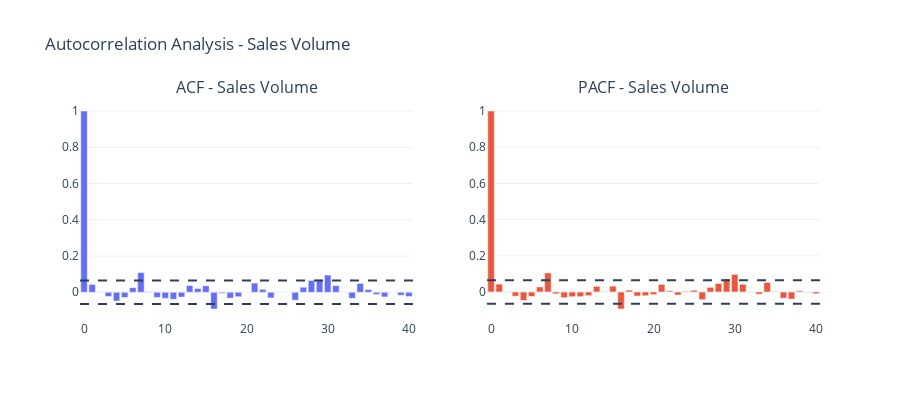
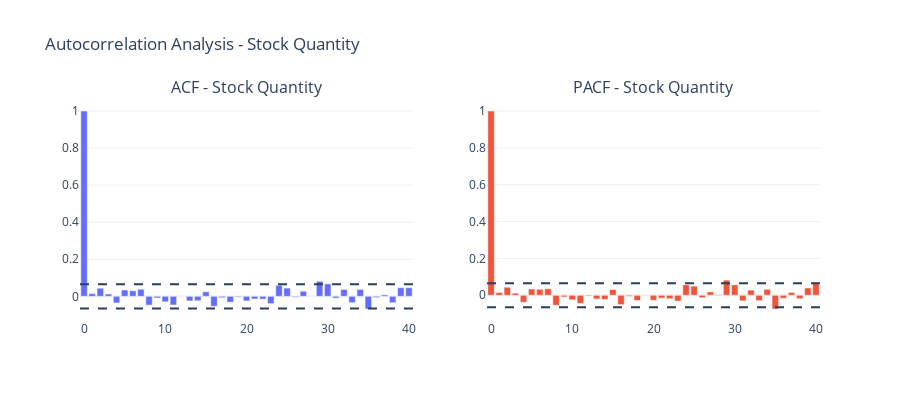

Notebook code for these charts, in order:
### Markdown cell above
### Autocorrelation Analysis

### Code cell
# Function for interactive ACF/PACF charts
def plot_acf_pacf(series, title, max_lag=40):
    acf_values = acf(series.dropna(), nlags=max_lag)
    pacf_values = pacf(series.dropna(), nlags=max_lag)
    
    fig = make_subplots(rows=1, cols=2, subplot_titles=[f'ACF - {title}', f'PACF - {title}'])
    
    # ACF
    fig.add_trace(go.Bar(x=list(range(max_lag+1)), y=acf_values, name='ACF'), row=1, col=1)
    fig.add_hline(y=1.96/np.sqrt(len(series)), line_dash="dash", row=1, col=1)
    fig.add_hline(y=-1.96/np.sqrt(len(series)), line_dash="dash", row=1, col=1)
    
    # PACF
    fig.add_trace(go.Bar(x=list(range(max_lag+1)), y=pacf_values, name='PACF'), row=1, col=2)
    fig.add_hline(y=1.96/np.sqrt(len(series)), line_dash="dash", row=1, col=2)
    fig.add_hline(y=-1.96/np.sqrt(len(series)), line_dash="dash", row=1, col=2)
    
    fig.update_layout(height=400, showlegend=False, title_text=f"Autocorrelation Analysis - {title}")
    fig.show()

# Plot for Sales Volume
plot_acf_pacf(df_target['sales_volume'], 'Sales Volume')

# Plot for Stock Quantity
plot_acf_pacf(df_target['stock_quantity'], 'Stock Quantity')

### Figure 1 — Plotly figure (JSON) as saved in the notebook; plotly's stock layout.template omitted (floating-point values rounded to 4 significant figures)
{"data": [{"name": "ACF", "type": "bar", "x": [0, 1, 2, 3, 4, 5, 6, 7, 8, 9, 10, 11, 12, 13, 14, 15, 16, 17, 18, 19, 20, 21, 22, 23, 24, 25, 26, 27, 28, 29, 30, 31, 32, 33, 34, 35, 36, 37, 38, 39, 40], "xaxis": "x", "y": [1, 0.04368, 0.0009251, -0.02297, -0.04834, -0.02869, 0.02581, 0.1086, 0.002315, -0.0287, -0.03341, -0.03888, -0.02655, 0.03721, 0.02073, 0.03563, -0.09223, -0.006202, -0.03248, -0.02474, -2.418e-05, 0.05083, 0.01651, -0.03098, -0.0004929, -0.0004492, -0.0432, 0.02809, 0.06499, 0.07055, 0.09509, 0.03725, -0.0002996, -0.03329, 0.04904, 0.01553, -0.01222, -0.02569, -0.0007028, -0.01668, -0.02382], "yaxis": "y"}, {"name": "PACF", "type": "bar", "x": [0, 1, 2, 3, 4, 5, 6, 7, 8, 9, 10, 11, 12, 13, 14, 15, 16, 17, 18, 19, 20, 21, 22, 23, 24, 25, 26, 27, 28, 29, 30, 31, 32, 33, 34, 35, 36, 37, 38, 39, 40], "xaxis": "x2", "y": [1, 0.04373, -0.0009867, -0.02309, -0.04665, -0.02483, 0.02794, 0.1058, -0.01003, -0.03127, -0.02614, -0.02599, -0.02031, 0.03155, 0.002101, 0.03255, -0.09395, 0.0104, -0.02245, -0.0205, -0.01482, 0.04229, 0.006534, -0.01656, 0.003715, 0.009806, -0.04249, 0.02571, 0.04677, 0.07224, 0.09723, 0.043, -0.0007516, -0.01188, 0.05259, 0.0009657, -0.03418, -0.03912, 0.006208, -0.001846, -0.01004], "yaxis": "y2"}], "layout": {"annotations": [{"font": {"size": 16}, "showarrow": false, "text": "ACF - Sales Volume", "x": 0.225, "xanchor": "center", "xref": "paper", "y": 1, "yanchor": "bottom", "yref": "paper"}, {"font": {"size": 16}, "showarrow": false, "text": "PACF - Sales Volume", "x": 0.775, "xanchor": "center", "xref": "paper", "y": 1, "yanchor": "bottom", "yref": "paper"}], "height": 400, "shapes": [{"line": {"dash": "dash"}, "type": "line", "x0": 0, "x1": 1, "xref": "x domain", "y0": 0.06522, "y1": 0.06522, "yref": "y"}, {"line": {"dash": "dash"}, "type": "line", "x0": 0, "x1": 1, "xref": "x domain", "y0": -0.06522, "y1": -0.06522, "yref": "y"}, {"line": {"dash": "dash"}, "type": "line", "x0": 0, "x1": 1, "xref": "x2 domain", "y0": 0.06522, "y1": 0.06522, "yref": "y2"}, {"line": {"dash": "dash"}, "type": "line", "x0": 0, "x1": 1, "xref": "x2 domain", "y0": -0.06522, "y1": -0.06522, "yref": "y2"}], "showlegend": false, "title": {"text": "Autocorrelation Analysis - Sales Volume"}, "xaxis": {"anchor": "y", "domain": [0, 0.45]}, "xaxis2": {"anchor": "y2", "domain": [0.55, 1]}, "yaxis": {"anchor": "x", "domain": [0, 1]}, "yaxis2": {"anchor": "x2", "domain": [0, 1]}}}

### Figure 2 — Plotly figure (JSON) as saved in the notebook; plotly's stock layout.template omitted (floating-point values rounded to 4 significant figures)
{"data": [{"name": "ACF", "type": "bar", "x": [0, 1, 2, 3, 4, 5, 6, 7, 8, 9, 10, 11, 12, 13, 14, 15, 16, 17, 18, 19, 20, 21, 22, 23, 24, 25, 26, 27, 28, 29, 30, 31, 32, 33, 34, 35, 36, 37, 38, 39, 40], "xaxis": "x", "y": [1, 0.01487, 0.04379, 0.01254, -0.03568, 0.03382, 0.03001, 0.03816, -0.04762, -0.009081, -0.02984, -0.04688, -0.0008248, -0.0246, -0.02394, 0.02454, -0.05387, -0.007727, -0.03179, -0.004709, -0.02478, -0.01465, -0.01539, -0.03963, 0.05918, 0.04452, -0.004825, 0.0275, -0.001051, 0.08132, 0.06732, -0.009783, 0.03732, -0.03444, 0.03717, -0.06849, -0.007203, 0.007733, -0.03458, 0.04635, 0.04676], "yaxis": "y"}, {"name": "PACF", "type": "bar", "x": [0, 1, 2, 3, 4, 5, 6, 7, 8, 9, 10, 11, 12, 13, 14, 15, 16, 17, 18, 19, 20, 21, 22, 23, 24, 25, 26, 27, 28, 29, 30, 31, 32, 33, 34, 35, 36, 37, 38, 39, 40], "xaxis": "x2", "y": [1, 0.01489, 0.04367, 0.01133, -0.03818, 0.03412, 0.03251, 0.03557, -0.05447, -0.009322, -0.02508, -0.04417, -0.004348, -0.01997, -0.02228, 0.03068, -0.05089, -0.005806, -0.02828, -0.001864, -0.02739, -0.0155, -0.01888, -0.03183, 0.05703, 0.04956, -0.01351, 0.01839, 0.002775, 0.08224, 0.05676, -0.03023, 0.02791, -0.02937, 0.03226, -0.07459, -0.01641, 0.01517, -0.01884, 0.03953, 0.06975], "yaxis": "y2"}], "layout": {"annotations": [{"font": {"size": 16}, "showarrow": false, "text": "ACF - Stock Quantity", "x": 0.225, "xanchor": "center", "xref": "paper", "y": 1, "yanchor": "bottom", "yref": "paper"}, {"font": {"size": 16}, "showarrow": false, "text": "PACF - Stock Quantity", "x": 0.775, "xanchor": "center", "xref": "paper", "y": 1, "yanchor": "bottom", "yref": "paper"}], "height": 400, "shapes": [{"line": {"dash": "dash"}, "type": "line", "x0": 0, "x1": 1, "xref": "x domain", "y0": 0.06522, "y1": 0.06522, "yref": "y"}, {"line": {"dash": "dash"}, "type": "line", "x0": 0, "x1": 1, "xref": "x domain", "y0": -0.06522, "y1": -0.06522, "yref": "y"}, {"line": {"dash": "dash"}, "type": "line", "x0": 0, "x1": 1, "xref": "x2 domain", "y0": 0.06522, "y1": 0.06522, "yref": "y2"}, {"line": {"dash": "dash"}, "type": "line", "x0": 0, "x1": 1, "xref": "x2 domain", "y0": -0.06522, "y1": -0.06522, "yref": "y2"}], "showlegend": false, "title": {"text": "Autocorrelation Analysis - Stock Quantity"}, "xaxis": {"anchor": "y", "domain": [0, 0.45]}, "xaxis2": {"anchor": "y2", "domain": [0.55, 1]}, "yaxis": {"anchor": "x", "domain": [0, 1]}, "yaxis2": {"anchor": "x2", "domain": [0, 1]}}}
